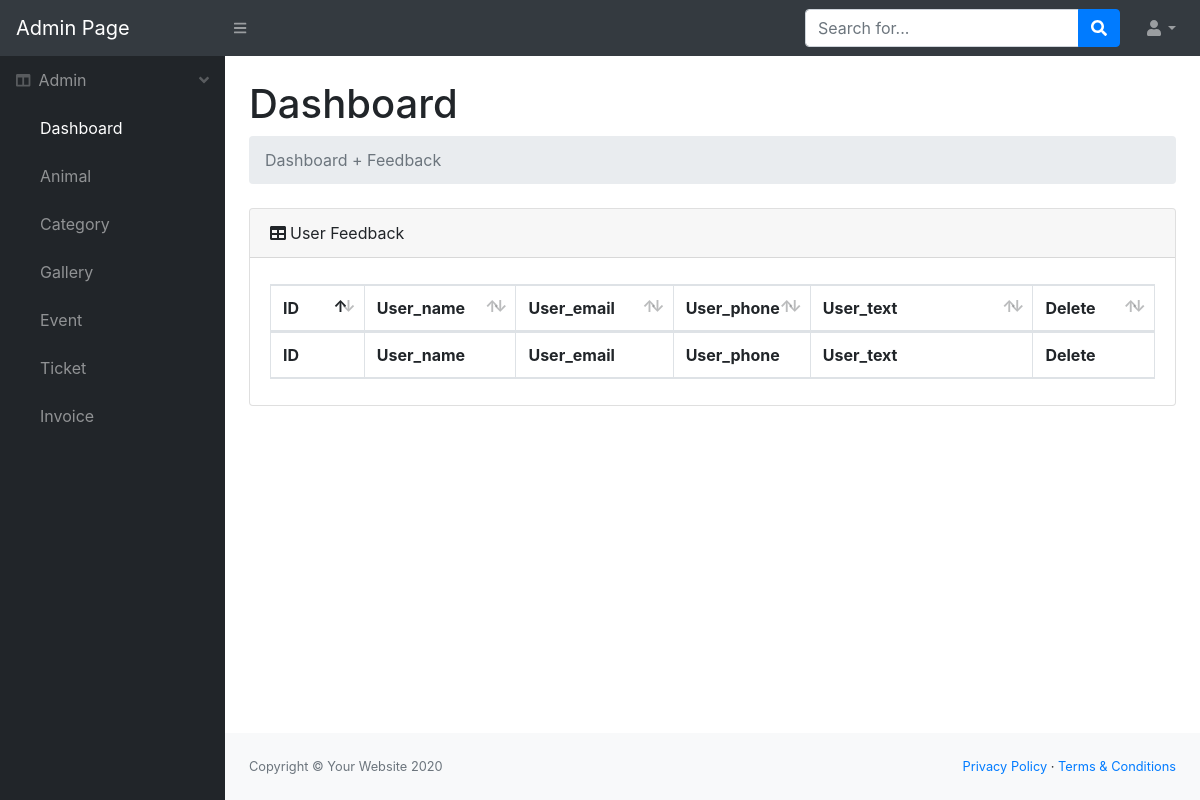
The page /admin/index.php (signed in) on the database as committed earlier.
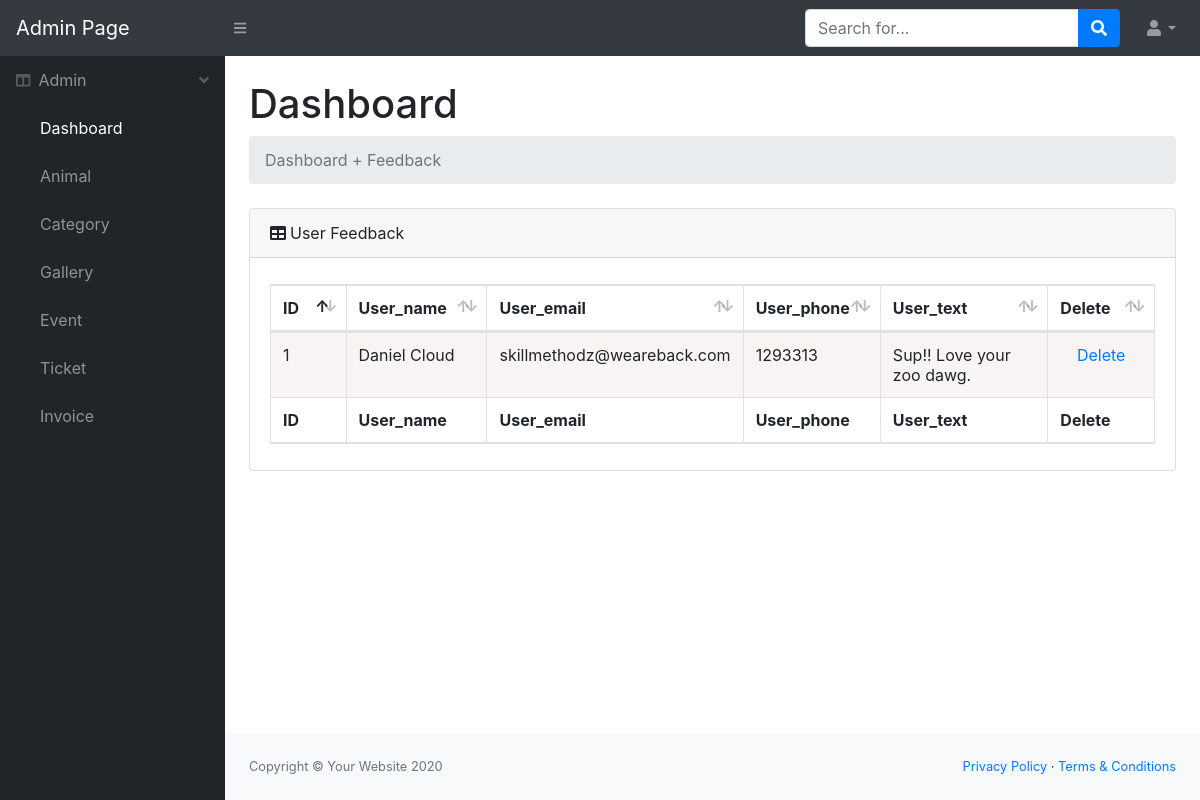
The same page on the database as committed later.
### tables this page shows
CREATE TABLE `db_feedback` (
  `id` int(11) NOT NULL,
  `user_name` varchar(250) NOT NULL,
  `user_email` varchar(250) NOT NULL,
  `user_phone` int(11) NOT NULL,
  `user_text` text NOT NULL
);

### admin/admin_feedback.php (the view, shortened to what this page needs)
<?php
require_once 'connect.php';
$result = mysqli_query($con,'select * from db_feedback');
 ?>
<h1 class="mt-4">Dashboard</h1>
 <ol class="breadcrumb mb-4">
<li class="breadcrumb-item active">Dashboard + Feedback</li>
</ol>
  <div class="card mb-4">
<div class="card-header">
<i class="fas fa-table mr-1"></i>User Feedback
</div>
<div class="card-body">
            <div class="table-responsive">
            <div id="dataTable_wrapper" class="dataTables_wrapper dt-bootstrap4">
<div class="row">
    <div class="col-sm-12">
<table class="table table-bordered dataTable" id="dataTable" role="grid" aria-describedby="dataTable_info" style="width: 100%;" width="100%" cellspacing="0">
<thead>
<tr role="row">
    <th class="sorting_asc" tabindex="0" aria-controls="dataTable" rowspan="1" colspan="1" style="width: 100.467px;" aria-sort="ascending" aria-label="Name: activate to sort column descending">ID</th>
    <th class="sorting" tabindex="0" aria-controls="dataTable" rowspan="1" colspan="1" style="width: 137.733px;" aria-label="Position: activate to sort column ascending">User_name</th>
    <th class="sorting" tabindex="0" aria-controls="dataTable" rowspan="1" colspan="1" style="width: 153.9px;" aria-label="Office: activate to sort column ascending">User_email</th>
    <th class="sorting" tabindex="0" aria-controls="dataTable" rowspan="1" colspan="1" style="width: 70.2833px;" aria-label="Age: activate to sort column ascending">User_phone</th>
    <th class="sorting" tabindex="0" aria-controls="dataTable" rowspan="1" colspan="1" style="width: 329.55px;" aria-label="Start date: activate to sort column ascending">User_text</th>
    <th class="sorting" tabindex="0" aria-controls="dataTable" rowspan="1" colspan="1" style="width: 119.067px;" aria-label="Salary: activate to sort column ascending">Delete</th>
</tr>
</thead>
<tfoot>
<tr><th rowspan="1" colspan="1">ID</th>
    <th rowspan="1" colspan="1">User_name</th>
    <th rowspan="1" colspan="1">User_email</th>
    <th rowspan="1" colspan="1">User_phone</th>
    <th rowspan="1" colspan="1">User_text</th>
    <th rowspan="1" colspan="1">Delete</th>
</tr>
</tfoot>
    <tbody>
<?php
$odd = 'odd';
$even = 'even';
while ($feedback = mysqli_fetch_array($result)) {
    $i = 0;
    $even_odd = ($i/2==0) ? $odd : $even;
    ?>
            <tr role="row" class="<?= $even_odd ?>">
                <td><?= $feedback['id'] ?></td>
                <td><?= $feedback['user_name'] ?></td>
                <td><?= $feedback['user_email'] ?></td>
                <td><?= $feedback['user_phone'] ?></td>
                <td><?= $feedback['user_text'] ?></td>
                 <td align="center">
                <a onclick="return confirm('Are you really want to delete it??')" href="index.php?id=<?= $feedback['id']?>&action=deleteFB">Delete</a>
                </td>
            </tr>
    <?php } ?>
</tbody>
</table>
</div>
</div>
    </div>
    </div>
    </div>
</div>

### admin/index.php (shortened to what this page needs)
<html class="fontawesome-i2svg-active fontawesome-i2svg-complete" lang="en">
<head>
    <link rel="stylesheet" href="css/style1.css">
    <link href="css/styles.css" rel="stylesheet">
    <link href="css/styleTable.css" rel="stylesheet">
</head>
<body class="sb-nav-fixed">
    <nav class="sb-topnav navbar navbar-expand navbar-dark bg-dark">
        <a class="navbar-brand" href="index.php">Admin Page</a>
        <button class="btn btn-link btn-sm order-1 order-lg-0" id="sidebarToggle" href="#"><i class="fas fa-bars"></i></button>
        <form class="d-none d-md-inline-block form-inline ml-auto mr-0 mr-md-3 my-2 my-md-0">
            <div class="input-group">
                <input class="form-control" type="text" placeholder="Search for..." aria-label="Search" aria-describedby="basic-addon2">
                <div class="input-group-append">
                    <button class="btn btn-primary" type="button"><i class="fas fa-search"></i></button>
                </div>
            </div>
        </form>
        <ul class="navbar-nav ml-auto ml-md-0">
            <li class="nav-item dropdown">
                <a class="nav-link dropdown-toggle" id="userDropdown" href="#" role="button" data-toggle="dropdown" aria-haspopup="true" aria-expanded="false"><i class="fas fa-user fa-fw"></i></a>
            </li>
        </ul>
    </nav>
    <div id="layoutSidenav">
        <div id="layoutSidenav_nav">
            <nav class="sb-sidenav accordion sb-sidenav-dark" id="sidenavAccordion">
                <div class="sb-sidenav-menu">
                    <div class="nav">
                        <a class="nav-link" href="#" data-toggle="collapse" data-target="#collapseLayouts" aria-expanded="false" aria-controls="collapseLayouts">
                            <div class="sb-nav-link-icon"><i class="fas fa-columns"></i></div>
                            Admin
                            <div class="sb-sidenav-collapse-arrow"><i class="fas fa-angle-down"></i></div>
                        </a>
                        <div class="collapse show" id="collapseLayouts" aria-labelledby="headingOne" data-parent="#sidenavAccordion">
                            <nav class="sb-sidenav-menu-nested nav">
                                <a class="nav-link nav-index" href="index.php">Dashboard</a>
                                <a class="nav-link nav-animal" href="index.php?page=admin_animal">Animal</a>
                                <a class="nav-link nav-cate" href="index.php?page=admin_category">Category</a>
                                <a class="nav-link nav-gallery" href="index.php?page=admin_gallery">Gallery</a>
                                <a class="nav-link nav-event" href="index.php?page=admin_event">Event</a>
                                <a class="nav-link nav-ticket" href="index.php?page=admin_ticket">Ticket</a>
                                <a class="nav-link nav-invoice" href="index.php?page=admin_invoice">Invoice</a>
                            </nav>
                        </div>
                    </div>
            </nav>
        </div>
        <div id="layoutSidenav_content">
            <main>
                <div class="container-fluid">
                    <?php require_once isset($_GET['page']) ? $_GET['page'].'.php' : 'admin_feedback.php'; ?>
                </div>
            </main>
            <footer class="py-4 bg-light mt-auto">
                <div class="container-fluid">
                    <div class="d-flex align-items-center justify-content-between small">
                        <div class="text-muted">Copyright © Your Website 2020</div>
                        <div>
                            <a href="#">Privacy Policy</a>
                            ·
                            <a href="#">Terms &amp; Conditions</a>
                        </div>
                    </div>
                </div>
            </footer>
        </div>
    </div>
        <link rel="stylesheet" href="//code.jquery.com/ui/1.12.1/themes/base/jquery-ui.css">
</body>
</html>

### admin/css/style1.css (style rules this page uses)
svg:not(:root).svg-inline--fa { overflow: visible }
.svg-inline--fa { display: inline-block; font-size: inherit; height: 1em; overflow: visible; vertical-align: -.125em }
.svg-inline--fa.fa-w-10 { width: .625em }
.svg-inline--fa.fa-w-14 { width: .875em }
.svg-inline--fa.fa-w-16 { width: 1em }
.svg-inline--fa.fa-fw { width: 1.25em }
.fa-fw { text-align: center; width: 1.25em }

### admin/css/styleTable.css (style rules this page uses)
table.dataTable { clear: both; margin-top: 6px !important; margin-bottom: 6px !important; max-width: none !important; border-collapse: separate !important; border-spacing: 0 }
table.dataTable td, table.dataTable th { -webkit-box-sizing: content-box; box-sizing: content-box }
table.dataTable thead>tr>th.sorting_asc, table.dataTable thead>tr>th.sorting_desc, table.dataTable thead>tr>th.sorting, table.dataTable thead>tr>td.sorting_asc, table.dataTable thead>tr>td.sorting_desc, table.dataTable thead>tr>td.sorting { padding-right: 30px }
table.dataTable thead .sorting, table.dataTable thead .sorting_asc, table.dataTable thead .sorting_desc, table.dataTable thead .sorting_asc_disabled, table.dataTable thead .sorting_desc_disabled { cursor: pointer; position: relative }
table.dataTable thead .sorting:before, table.dataTable thead .sorting:after, table.dataTable thead .sorting_asc:before, table.dataTable thead .sorting_asc:after, table.dataTable thead .sorting_desc:before, table.dataTable thead .sorting_desc:after, table.dataTable thead .sorting_asc_disabled:before, table.dataTable thead .sorting_asc_disabled:after, table.dataTable thead .sorting_desc_disabled:before, table.dataTable thead .sorting_desc_disabled:after { position: absolute; bottom: 0.9em; display: block; opacity: 0.3 }
table.dataTable thead .sorting:before, table.dataTable thead .sorting_asc:before, table.dataTable thead .sorting_desc:before, table.dataTable thead .sorting_asc_disabled:before, table.dataTable thead .sorting_desc_disabled:before { right: 1em; content: "\2191" }
table.dataTable thead .sorting:after, table.dataTable thead .sorting_asc:after, table.dataTable thead .sorting_desc:after, table.dataTable thead .sorting_asc_disabled:after, table.dataTable thead .sorting_desc_disabled:after { right: 0.5em; content: "\2193" }
table.dataTable thead .sorting_asc:before, table.dataTable thead .sorting_desc:after { opacity: 1 }
table.table-bordered.dataTable th, table.table-bordered.dataTable td { border-left-width: 0 }
table.table-bordered.dataTable th:last-child, table.table-bordered.dataTable th:last-child, table.table-bordered.dataTable td:last-child, table.table-bordered.dataTable td:last-child { border-right-width: 0 }
table.table-bordered.dataTable tbody th, table.table-bordered.dataTable tbody td { border-bottom-width: 0 }
div.table-responsive>div.dataTables_wrapper>div.row { margin: 0 }
div.table-responsive>div.dataTables_wrapper>div.row>div[class^="col-"]:first-child { padding-left: 0 }
div.table-responsive>div.dataTables_wrapper>div.row>div[class^="col-"]:last-child { padding-right: 0 }

### admin/index.php (style rules this page uses)
.odd { background-color: rgba(199, 146, 146, 0.1) }

Rows that differ between the two databases and show on the page:
added db_feedback: id "1", user_name "Daniel Cloud", user_email "skillmethodz@weareback.com", user_phone "1293313", user_text "Sup!! Love your zoo dawg."
